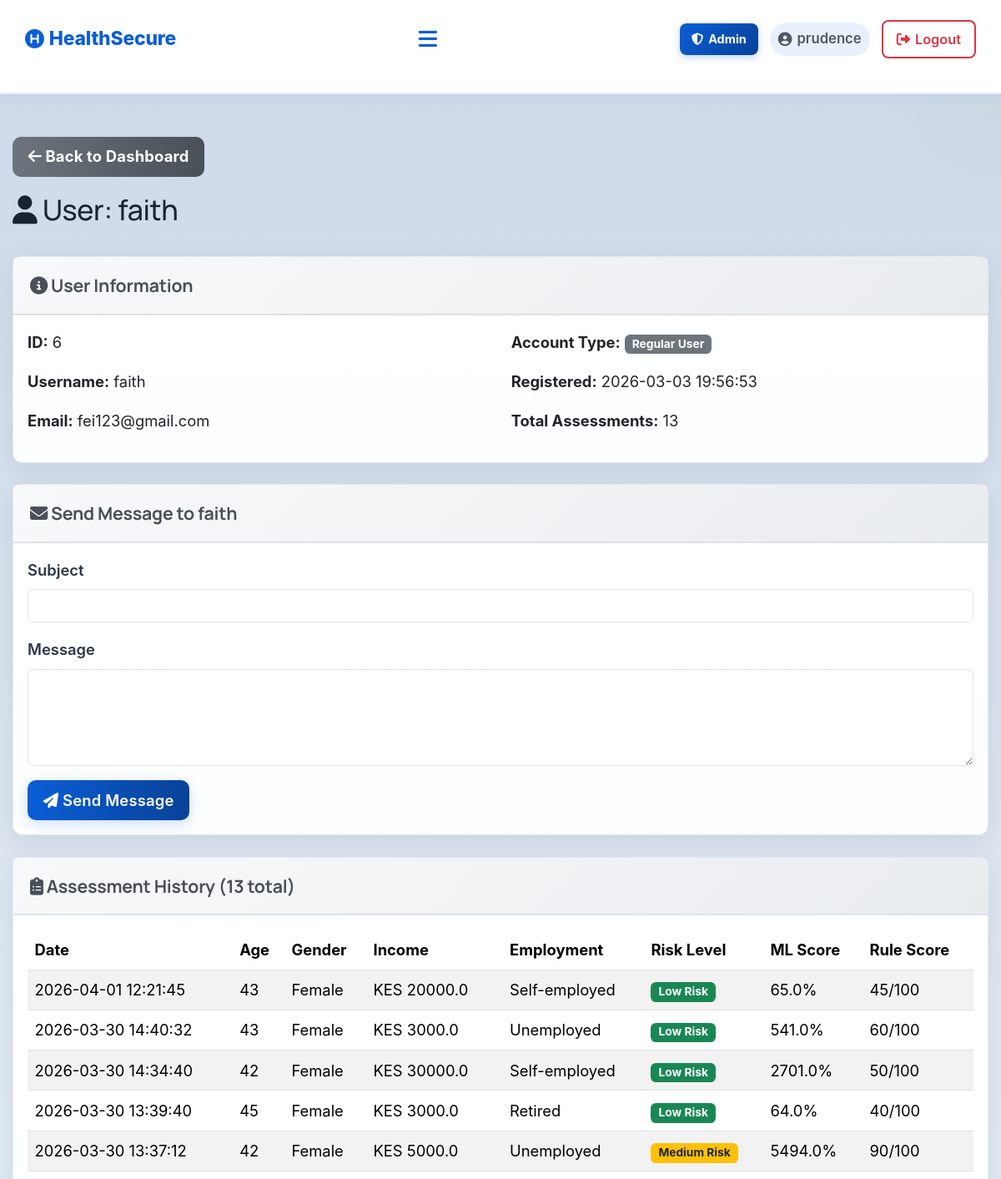
Page /admin/user/6 (signed in, upper part) on the earlier database version.
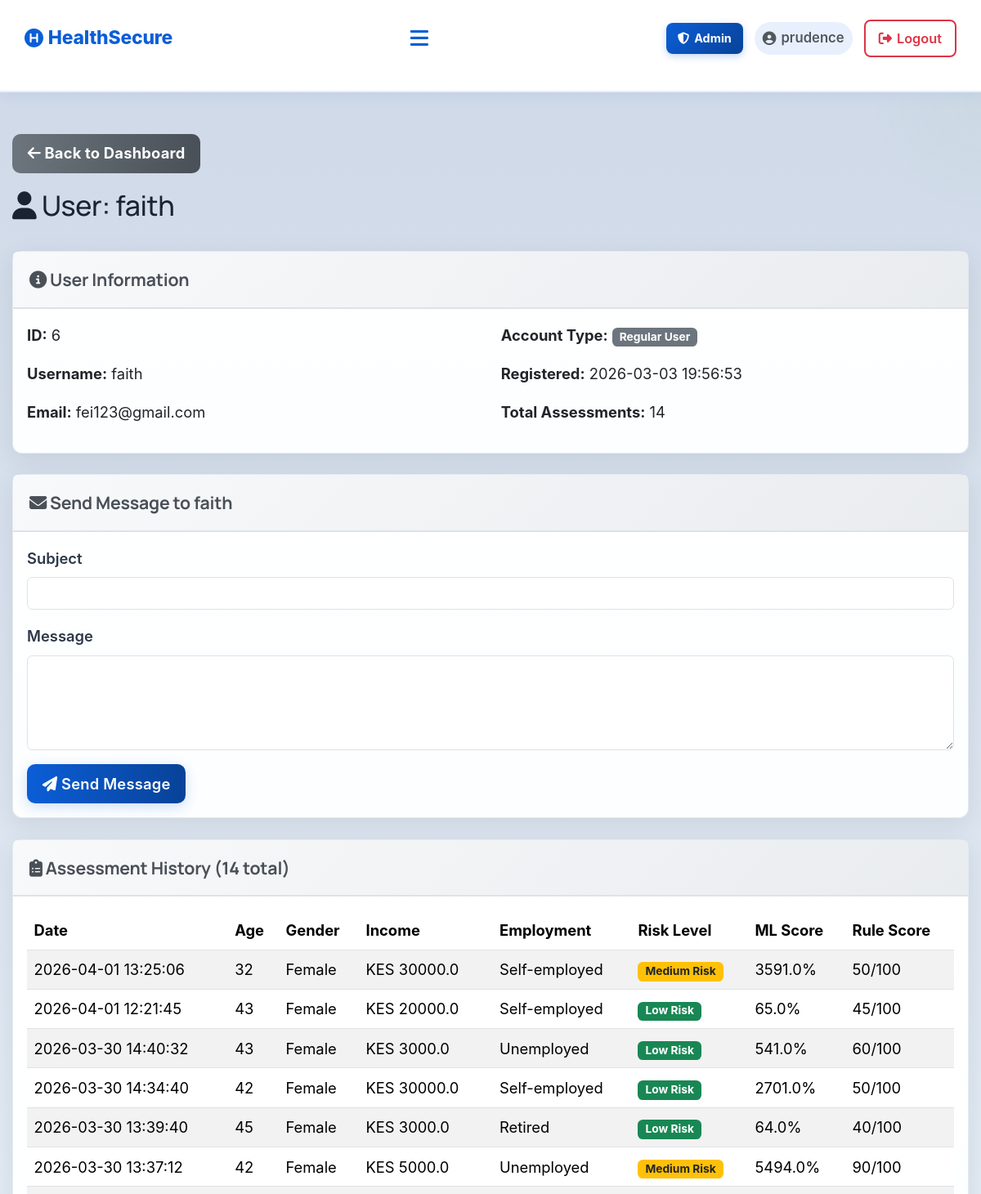
Same page on the later database version.
### tables this page shows
CREATE TABLE users (
            id INTEGER PRIMARY KEY AUTOINCREMENT,
            username TEXT UNIQUE NOT NULL,
            email TEXT UNIQUE NOT NULL,
            password TEXT NOT NULL,
            created_at TIMESTAMP DEFAULT CURRENT_TIMESTAMP
        , is_admin INTEGER DEFAULT 0);

CREATE TABLE assessments (
            id INTEGER PRIMARY KEY AUTOINCREMENT,
            user_id INTEGER NOT NULL,
            age INTEGER,
            gender TEXT,
            marital_status TEXT,
            employment_status TEXT,
            income REAL,
            children INTEGER,
            education_level TEXT,
            residence_type TEXT,
            chronic_illness TEXT,
            family_size INTEGER,
            healthcare_knowledge TEXT,
            hospital_visit_gap REAL,
            routine_checkups INTEGER,
            cancer_screening INTEGER,
            dental_checkup INTEGER,
            mental_health_support INTEGER,
            risk_level TEXT,
            probability REAL,
            created_at TIMESTAMP DEFAULT CURRENT_TIMESTAMP, rule_based_score INTEGER DEFAULT 0, rule_based_category TEXT DEFAULT "Unknown",
            FOREIGN KEY (user_id) REFERENCES users (id)
        );

### app.py (the view)
@app.route('/admin/user/<int:user_id>')
@admin_required
def admin_view_user(user_id):
    conn = get_db_connection()
    user = conn.execute('SELECT * FROM users WHERE id = ?', (user_id,)).fetchone()
    if not user:
        flash('User not found!', 'danger')
        return redirect(url_for('admin_dashboard'))
    assessments = conn.execute('''
        SELECT * FROM assessments
        WHERE user_id = ?
        ORDER BY created_at DESC
    ''', (user_id,)).fetchall()
    conn.close()
    return render_template('admin_user_view.html',
                          username=session.get('username'),
                          user=user,
                          assessments=assessments)

### app.py (called while the page is built)
@app.context_processor
def inject_assessment_results():
    return {
        'has_results': session.get('assessment_result') is not None,
        'assessment_result': session.get('assessment_result'),
        'assessment_user_data': session.get('user_data')
    }

def get_db_connection():
    conn = sqlite3.connect(DATABASE)
    conn.row_factory = sqlite3.Row
    return conn

def is_admin():
    return bool(session.get('logged_in')) and session.get('is_admin', 0) == 1

def admin_required(f):
    from functools import wraps
    @wraps(f)
    def decorated_function(*args, **kwargs):
        if not session.get('logged_in'):
            flash('Please log in to access this page.', 'warning')
            return redirect(url_for('login'))
        if not is_admin():
            flash('Access denied. Admin privileges required.', 'danger')
            return redirect(url_for('index'))
        return f(*args, **kwargs)
    return decorated_function

### templates/admin_user_view.html (shortened to what this page needs)
{% extends 'base.html' %}
{% block extra_css %}
<link rel="stylesheet" href="{{ url_for('static', filename='css/admin.css') }}">
{% endblock %}
{% block content %}
<div class="container mt-5">
    <div class="row mb-4">
        <div class="col-12">
            <a href="{{ url_for('admin_dashboard') }}" class="btn btn-secondary mb-3">
                <i class="fas fa-arrow-left"></i> Back to Dashboard
            </a>
            <h2><i class="fas fa-user"></i> User: {{ user.username }}</h2>
        </div>
    </div>
    <div class="card mb-4">
        <div class="card-header">
            <h5><i class="fas fa-info-circle"></i> User Information</h5>
        </div>
        <div class="card-body">
            <div class="row">
                <div class="col-md-6">
                    <p><strong>ID:</strong> {{ user.id }}</p>
                    <p><strong>Username:</strong> {{ user.username }}</p>
                    <p><strong>Email:</strong> {{ user.email }}</p>
                </div>
                <div class="col-md-6">
                    <p><strong>Account Type:</strong>
                        {% if user.is_admin == 1 %}
                        <span class="badge bg-danger">Administrator</span>
                        {% else %}
                        <span class="badge bg-secondary">Regular User</span>
                        {% endif %}
                    </p>
                    <p><strong>Registered:</strong> {{ user.created_at }}</p>
                    <p><strong>Total Assessments:</strong> {{ assessments|length }}</p>
                </div>
            </div>
        </div>
    </div>
    <div class="card mb-4">
        <div class="card-header">
            <h5><i class="fas fa-envelope"></i> Send Message to {{ user.username }}</h5>
        </div>
        <div class="card-body">
            <form method="POST" action="{{ url_for('admin_send_message', user_id=user.id) }}">
                <div class="mb-3">
                    <label for="subject" class="form-label">Subject</label>
                    <input type="text" class="form-control" id="subject" name="subject" required>
                </div>
                <div class="mb-3">
                    <label for="message" class="form-label">Message</label>
                    <textarea class="form-control" id="message" name="message" rows="4" required></textarea>
                </div>
                <button type="submit" class="btn btn-primary">
                    <i class="fas fa-paper-plane"></i> Send Message
                </button>
            </form>
        </div>
    </div>
    <div class="card">
        <div class="card-header">
            <h5><i class="fas fa-clipboard-list"></i> Assessment History ({{ assessments|length }} total)</h5>
        </div>
        <div class="card-body">
            {% if assessments %}
            <div class="table-responsive">
                <table class="table table-striped table-hover">
                    <thead>
                        <tr>
                            <th>Date</th>
                            <th>Age</th>
                            <th>Gender</th>
                            <th>Income</th>
                            <th>Employment</th>
                            <th>Risk Level</th>
                            <th>ML Score</th>
                            <th>Rule Score</th>
                        </tr>
                    </thead>
                    <tbody>
                        {% for assessment in assessments %}
                        <tr>
                            <td>{{ assessment.created_at }}</td>
                            <td>{{ assessment.age }}</td>
                            <td>{{ assessment.gender }}</td>
                            <td>KES {{ assessment.income|round(0) }}</td>
                            <td>{{ assessment.employment_status }}</td>
                            <td>
                                {% if assessment.risk_level == 'High Risk' %}
                                <span class="badge bg-danger">{{ assessment.risk_level }}</span>
                                {% elif assessment.risk_level == 'Medium Risk' %}
                                <span class="badge bg-warning text-dark">{{ assessment.risk_level }}</span>
                                {% else %}
                                <span class="badge bg-success">{{ assessment.risk_level }}</span>
                                {% endif %}
                            </td>
                            <td>{{ (assessment.probability * 100)|round(1) }}%</td>
                            <td>{{ assessment.rule_based_score }}/100</td>
                        </tr>
                        {% endfor %}
                    </tbody>
                </table>
            </div>
            {% else %}
            <p class="text-muted">No assessments yet for this user.</p>
            {% endif %}
        </div>
    </div>
</div>
{% endblock %}

### templates/base.html (shortened to what this page needs)
<!DOCTYPE html>
<html lang="en">
<head>
    <link rel="stylesheet" href="https://cdn.jsdelivr.net/npm/bootstrap@5.3.2/dist/css/bootstrap.min.css">
    <link rel="stylesheet" href="https://cdnjs.cloudflare.com/ajax/libs/font-awesome/6.4.0/css/all.min.css">
    <link rel="stylesheet" href="{{ url_for('static', filename='css/base.css') }}">
    <link rel="stylesheet" href="{{ url_for('static', filename='css/style.css') }}">
    {% block extra_css %}{% endblock %}
</head>
<body>
<nav class="navbar" role="navigation" aria-label="Main navigation">
    <a href="{{ url_for('index') }}" class="logo" aria-label="HealthSecure Home">
        <i class="fa-solid fa-circle-h" aria-hidden="true"></i> HealthSecure
    </a>
    <button class="hamburger-menu" id="hamburgerBtn" aria-label="Toggle navigation" aria-expanded="false" aria-controls="navLinks">
        <i class="fa-solid fa-bars" aria-hidden="true"></i>
    </button>
    <div class="nav-right">
        {% if session.logged_in %}
            {% if session.is_admin == 1 %}
                <a href="{{ url_for('admin_dashboard') }}" class="nav-admin-link">
                    <i class="fa-solid fa-shield-halved" aria-hidden="true"></i> Admin
                </a>
            {% endif %}
            <span class="nav-username">
                <i class="fa-solid fa-circle-user" aria-hidden="true"></i> {{ session.username }}
            </span>
            <a href="{{ url_for('logout') }}" class="nav-auth-link nav-logout-link">
                <i class="fas fa-sign-out-alt" aria-hidden="true"></i> Logout
            </a>
        {% endif %}
    </div>
</nav>
<main id="main-content">
    {% block content %}{% endblock %}
</main>
</body>
</html>

### static/css/style.css (style rules this page uses)
:root { --bg: #f6f9fc; --surface: #ffffff; --primary: #0b5ed7; --primary-dark: #084298; --primary-light: #e8f0fd; --accent: #28a745; --muted: #52585e; --text: #1a2332; --soft: #eef2f6; --glass: rgba(255,255,255,0.75); --card-shadow: 0 8px 30px rgba(2,12,27,0.08); --radius: 12px; --transition: all 0.25s ease; }
* { margin: 0; padding: 0; box-sizing: border-box; font-family: "Inter", "Segoe UI", system-ui, sans-serif; }
html, body { overflow-x: hidden; max-width: 100%; }
body { background: linear-gradient(180deg, #ced8e7 0%, #eef6fb 100%); color: var(--text); -webkit-font-smoothing: antialiased; -moz-osx-font-smoothing: grayscale; position: relative; min-height: 100vh; width: 100%; }
body::before { content: ""; position: fixed; top: -7%; right: -7%; width: 420px; height: 420px; background: radial-gradient(circle at 30% 30%, rgba(4, 30, 68, 0.06), transparent 30%), radial-gradient(circle at 80% 70%, rgba(123,211,137,0.04), transparent 30%); pointer-events: none; z-index: 0; }
.navbar { display: flex; align-items: center; justify-content: space-between; padding: 14px 5%; background: #ffffff; backdrop-filter: blur(10px); border-bottom: 2px solid rgba(11, 94, 215, 0.10); box-shadow: 0 2px 16px rgba(11,94,215,0.08); position: sticky; top: 0; z-index: 1000; }
.logo { font-size: 1.35rem; font-weight: 800; color: var(--primary); letter-spacing: -0.2px; text-decoration: none; display: inline-flex; align-items: center; gap: 6px; flex-shrink: 0; }
.nav-right { display: flex; align-items: center; gap: 14px; }
.btn { border-radius: 10px; padding: .6rem 1.1rem; font-weight: 700; letter-spacing: 0.2px; transition: transform .12s ease, box-shadow .12s ease, opacity .12s ease; }
.btn-primary, .btn-success { background: linear-gradient(90deg, var(--primary), var(--primary-dark)) !important; border: none !important; color: #ffffff !important; box-shadow: 0 4px 16px rgba(11,94,215,0.20); font-weight: 600; }
.btn-secondary { background: linear-gradient(90deg, #6c757d, #495057) !important; color: #ffffff !important; border: none !important; }
.card, .feature-card { border-radius: 12px; }
.card { min-height: 100%; display: flex; flex-direction: column; }
.card-body { flex: 1; display: flex; flex-direction: column; }
.table { background: white; border-radius: 8px; overflow: hidden; }
@media (max-width: 1200px) { .navbar { padding: 18px 30px; } }
.btn-primary { background: var(--secondary); color: white; }
.table-responsive { overflow-x: auto; }
.card-header { background: linear-gradient(135deg, #f8f9fa 0%, #e9ecef 100%); padding: 20px; border-bottom: 2px solid #dee2e6; }
.card-header h5 { margin: 0; color: #495057; font-weight: 700; }
.form-label { display: block; margin-bottom: 8px; font-weight: 600; color: #2d3748; }

### static/css/admin.css (style rules this page uses)
.table-responsive { overflow-x: auto; }

Differences in the rows shown:
added assessments: created_at "2026-04-01 13:25:06", age "32", gender "Female", income "30000.0", employment_status "Self-employed", risk_level "Medium Risk", (assessment.probability*100)|round(1) "3591.0", rule_based_score "50"
Other differences:
{{ assessments|length }}: "13" → "14"
